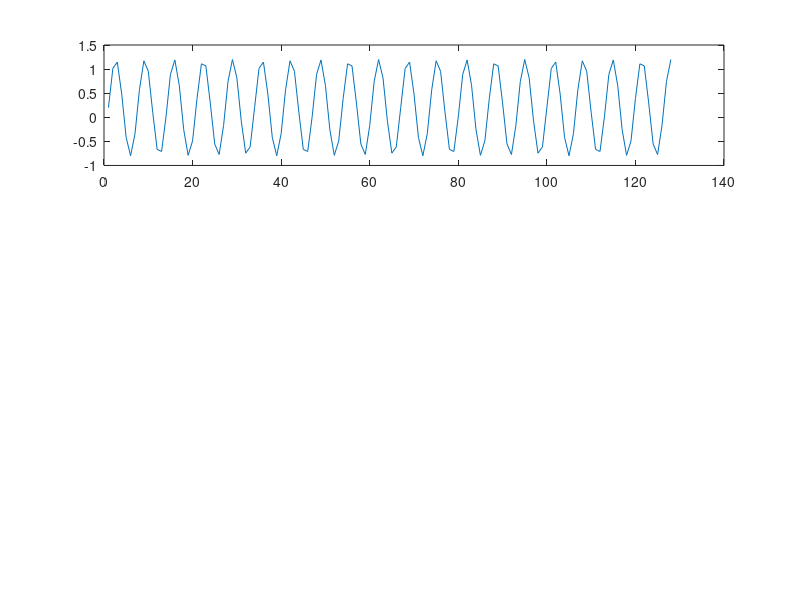

This figure's MATLAB source: (Note: this script raises an error after producing the figure.)

Fs = 33;                      % Sampling frequency
T = 1/Fs;                     % Sample time
L = 128;                     % Length of signal
t = (0:L-1)*T;                % Time vector
% Sum of a 50 Hz sinusoid and a 120 Hz sinusoid
%x = 0.2 + 0.7*sin(2*pi*0.5*t) + sin(2*pi*5*t); 
x = 0.2 + sin(2*pi*5*t); 

subplot(311);
x = x(1:128);
plot(x);

w = hamming(L);

xf=filter(Num,1,x);

subplot(312);
plot(xf);

x=x-xf;

subplot(313);
plot(x);